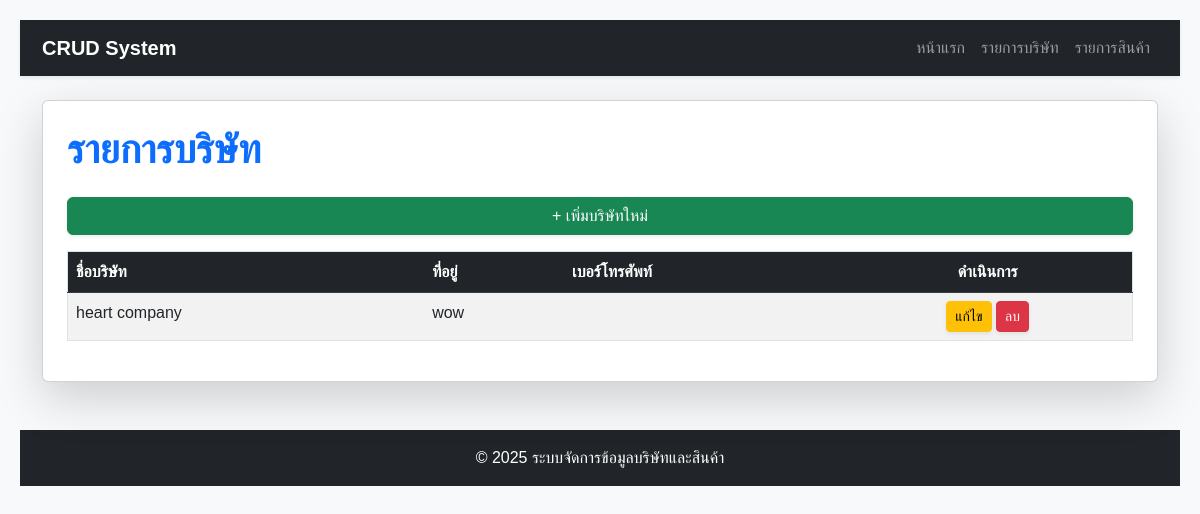
The page /companies/ on the database as committed earlier.
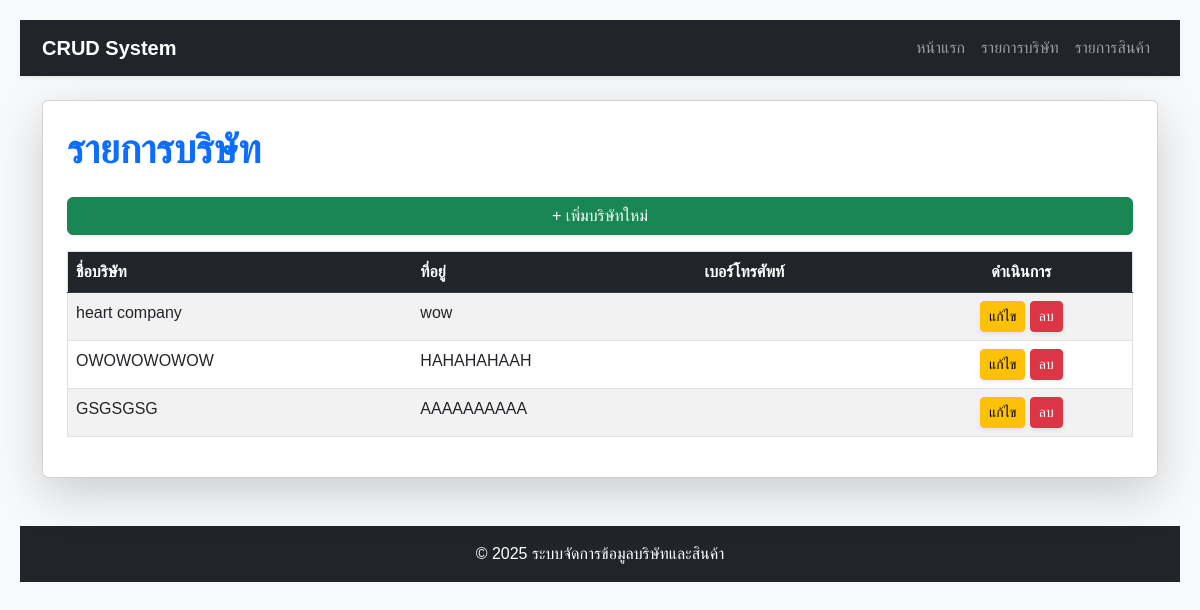
The same page on the database as committed later.
### crud_app/models.py (models this page shows, shortened)
class Company(models.Model):
  name = models.CharField(max_length=100, unique=True)
  address = models.TextField()

### crud_app/views.py (the view)
# urls.py: path('companies/', views.company_list, name='company_list'),
def company_list(request):
  companies = Company.objects.all()
  return render(request, 'crud_app/company_list.html', {'companies': companies})

### templates/crud_app/company_list.html (shortened to what this page needs)
{% extends 'crud_app/base.html' %}
{% block content %}
<div class="card shadow-lg p-4">
  <h1 class="mb-4 text-primary fw-bold">รายการบริษัท</h1>
  <a href="{% url 'company_create' %}" class="btn btn-success mb-3 shadow-sm">+ เพิ่มบริษัทใหม่</a>
  <div class="table-responsive">
    <table class="table table-striped table-hover border">
      <thead class="table-dark">
        <tr>
          <th>ชื่อบริษัท</th>
          <th>ที่อยู่</th>
          <th>เบอร์โทรศัพท์</th>
          <th class="text-center">ดำเนินการ</th>
        </tr>
      </thead>
      <tbody>
        {% for company in companies %}
        <tr>
          <td>{{ company.name }}</td>
          <td>{{ company.address }}</td>
          <td>{{ company.phone }}</td>
          <td class="text-center">
            <a href="{% url 'company_update' company.pk %}" class="btn btn-warning btn-sm shadow-sm">แก้ไข</a>
            <a href="{% url 'company_delete' company.pk %}" class="btn btn-danger btn-sm shadow-sm">ลบ</a>
          </td>
        </tr>
        {% empty %}
        <tr>
          <td colspan="4" class="text-center text-muted">ไม่มีข้อมูลบริษัท</td>
        </tr>
        {% endfor %}
      </tbody>
    </table>
  </div>
</div>
{% endblock %}

Rows that differ between the two databases and show on the page:
added Company: name "OWOWOWOWOW", address "HAHAHAHAAH"
added Company: name "GSGSGSG", address "AAAAAAAAAA"
